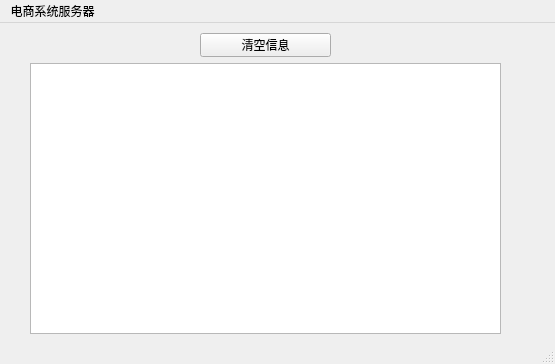
<?xml version="1.0" encoding="UTF-8"?>
<ui version="4.0">
 <class>myServer</class>
 <widget class="QMainWindow" name="myServer">
  <property name="geometry">
   <rect>
    <x>0</x>
    <y>0</y>
    <width>555</width>
    <height>364</height>
   </rect>
  </property>
  <property name="windowTitle">
   <string>myServer</string>
  </property>
  <widget class="QWidget" name="centralwidget">
   <widget class="QTextEdit" name="consolo">
    <property name="enabled">
     <bool>true</bool>
    </property>
    <property name="geometry">
     <rect>
      <x>30</x>
      <y>40</y>
      <width>471</width>
      <height>271</height>
     </rect>
    </property>
    <property name="readOnly">
     <bool>true</bool>
    </property>
   </widget>
   <widget class="QPushButton" name="clear">
    <property name="geometry">
     <rect>
      <x>200</x>
      <y>10</y>
      <width>131</width>
      <height>24</height>
     </rect>
    </property>
    <property name="text">
     <string>清空信息</string>
    </property>
   </widget>
  </widget>
  <widget class="QMenuBar" name="menubar">
   <property name="geometry">
    <rect>
     <x>0</x>
     <y>0</y>
     <width>555</width>
     <height>25</height>
    </rect>
   </property>
   <widget class="QMenu" name="menu">
    <property name="title">
     <string>电商系统服务器</string>
    </property>
   </widget>
   <addaction name="menu"/>
  </widget>
  <widget class="QStatusBar" name="statusbar"/>
 </widget>
 <resources/>
 <connections/>
</ui>
